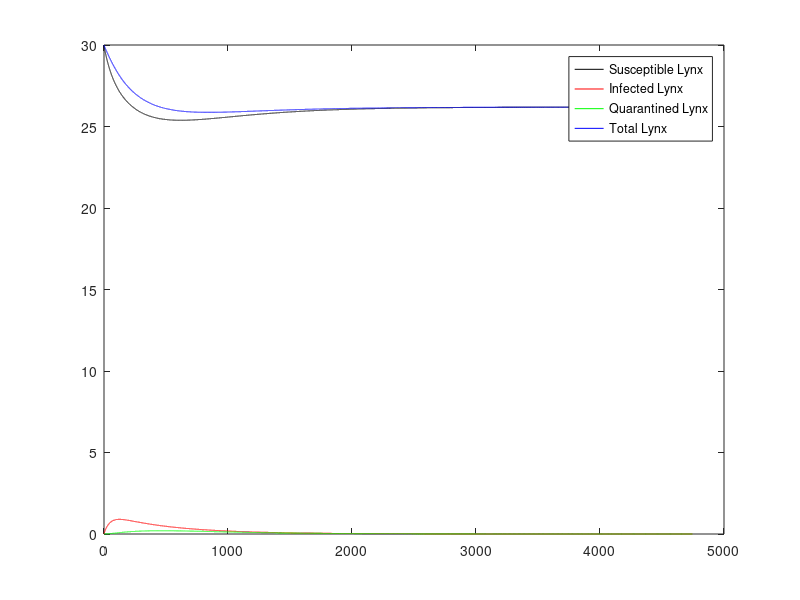

Write MATLAB code to recreate this figure.
function isolation()
    %Parameters
    param.L0 = 30; %OK 30
    param.S_L0 = param.L0;
    param.I_L0 = 0;
    init_infect = 0.03; %initial infected in Cats
    param.C0 = 500; %ESTIMATION 500 = 470 + 30
    param.S_C0 = (1 - init_infect)*param.C0;
    param.I_C0 = init_infect * param.C0;
    param.R_C0 = 0;

    param.R0 = 800;
    
    param.e_LR = 0.127; %OK  0.12
    param.e_CR = 0.24; %ESTIMATION 0.24
    param.e_LC = 0.0001; %ESTIMATION 0.01
    param.beta_L = (30/250000) * 25 * 0.9; %ESTIMATION 0.07 
    param.beta_C = (500/250000) * 25 * 0.3; %OK 0.027;
    param.beta_CL = 0.95 * (30/250000) * 25 * 0.7; %ESTIMATION 
    param.gamma_L = 0.00011; %OK 0.00046
    param.rho_C = 0.00046; %OK 
    param.delta_L = 0.0032; %OK 0.0032
    param.delta_C = 0.0007; %OK 0.0007
    param.q_L = 0.1; %ESTIMATION 0.036
    param.p_C = 0.5; %OK 
    param.p_L = 0.5; %OK 
    param.x_L = 0.12; %OK 0.14
    param.x_C = 0.08; %BOF 0.002; 0.1
    param.y_R = 6.1; %OK 6.1
    param.K_C = 600;
    param.K_R = 2000;
    param.K_L = 800;
    param.isol_L = 1/30; %isolated infected lynx each day
    
    param.isoI_L = 0;
    
    %Model
    X0 = [param.S_L0 param.I_L0 param.S_C0 param.I_C0 param.R_C0 param.R0 param.isoI_L];
    % simulation parameters
        tf = 365 * 13; %Time
        options = odeset('NonNegative',1:6);
    [t,X] = ode45( @(t,x) Mod_rhs(t,x,param), [0,tf], X0(:), options);

    X = X';
    t = t';
    
%     %plot all
%     figure
%     plot(t,X(1,:),'k','DisplayName','SL');
%     hold on;
%     plot(t,X(2,:),'r','DisplayName','IL');
%     plot(t,X(3,:),'b','DisplayName','SC');
%     plot(t,X(4,:),'c','DisplayName','IC');
%     plot(t,X(5,:),'m','DisplayName','RC');
%     plot(t,X(6,:),'g','DisplayName','R');
%     plot(t,X(7,:),'g','DisplayName','QL');    
%     hold off;
%     legend show;
%     
%     %plot R
%     figure
%     plot(t,X(6,:),'g','DisplayName','R');
%     legend show;
%     
%     %plot C 
%     figure
%     plot(t,X(3,:),'k','DisplayName','SC');
%     hold on;
%     plot(t,X(4,:),'r','DisplayName','IC');
%     plot(t,X(5,:),'m','DisplayName','RC');
%     plot(t,X(3,:) + X(4,:) + X(5,:),'b','DisplayName','C');
%     hold off;
%     legend show;
    
    %plot L
    figure
    plot(t,X(1,:),'k','DisplayName','Susceptible Lynx');
    hold on;
    plot(t,X(2,:),'r','DisplayName','Infected Lynx');
    plot(t,X(7,:),'g','DisplayName','Quarantined Lynx');    
    plot(t,X(1,:) + X(2,:) + X(7,:),'b','DisplayName','Total Lynx');
    hold off;
    legend show;
%     
%     %plot LCR
%     figure
%     plot(t,X(1,:) + X(2,:),'r','DisplayName','L');
%     hold on;
%     plot(t,X(3,:)+X(4,:)+X(5,:),'b','DisplayName','C');
%     plot(t,X(6,:),'g','DisplayName','R');
%     xlim([0 365*13])
%     xlabel('Time (days)')
%     ylabel('Population')
%     hold off;
%     legend show;
%     
%     %plot 3D
%     figure
%     scatter3(X(1,:) + X(2,:) + X(7,:),X(3,:)+X(4,:)+X(5,:),X(6,:));
%     xlabel('L')
%     ylabel('C')
%     zlabel('R')
end    

% FUNCTION (mix of SIR and Rosenzweig-MacArthur model)
function dxdt = Mod_rhs(t,x,param)
% function that computes the right-hand side of the differential equation
    S_L = x(1);
    I_L = x(2);
    S_C = x(3);
    I_C = x(4);
    R_C = x(5);
    C = S_C + I_C + R_C;
    R = x(6);
    Q_L = x(7);
    L = S_L + I_L + Q_L;
   dxdt = [  (param.e_LC * C * S_L/(C + 60)*(1 - L/param.K_L)) +  (param.e_LR * R * S_L/(R + 48)*(1 - L/param.K_L)) + (param.gamma_L * I_L) - (param.x_L * S_L) - (param.beta_L * I_L * S_L/L) - (param.beta_CL * I_C * S_L/L), ... dS_L/dt
              (param.e_LC * C * I_L/(C + 60)*(1 - L/param.K_L)) + (param.e_LR * R * I_L/(R + 48)*(1 - L/param.K_L)) + (param.beta_L * I_L  *  S_L/L) + (param.beta_CL * I_C * S_L/L) - (param.x_L * I_L) - (param.gamma_L * I_L) - (param.delta_L * I_L) - (param.isol_L* I_L/L), ... dI_L/dt
              (param.e_CR * R * S_C/(R + 48) * (1 - C/param.K_C)) - (param.x_C * S_C) - (param.beta_C * I_C * S_C/C) - (param.q_L * L * S_C/(C + 60))  , ... dS_C/dt
              (param.e_CR * R * I_C/(R + 48) * (1 - C/param.K_C)) + (param.beta_C * I_C * S_C/C) - (param.x_C * I_C) - (param.q_L * L * I_C/(C + 60)) - (param.rho_C * I_C) - (param.delta_C * I_C) - param.isol_L*I_C , ... dI_C/dt
              (param.e_CR * R * R_C/(R + 48) * (1 - C/param.K_C)) + (param.rho_C * I_C) - (param.x_C * R_C) - (param.q_L * L * R_C/(C + 60))  , ... dR_C/dt
              (param.y_R * R*(1 - R/param.K_R)) - (param.p_C * R * C/(R + 48)) - (param.p_L * R * L/(R + 48))  ,  ... dR/dt
              (param.isol_L*I_L/L) - (param.delta_L * Q_L)%quarantined
           ];
	dxdt = dxdt (:);
end